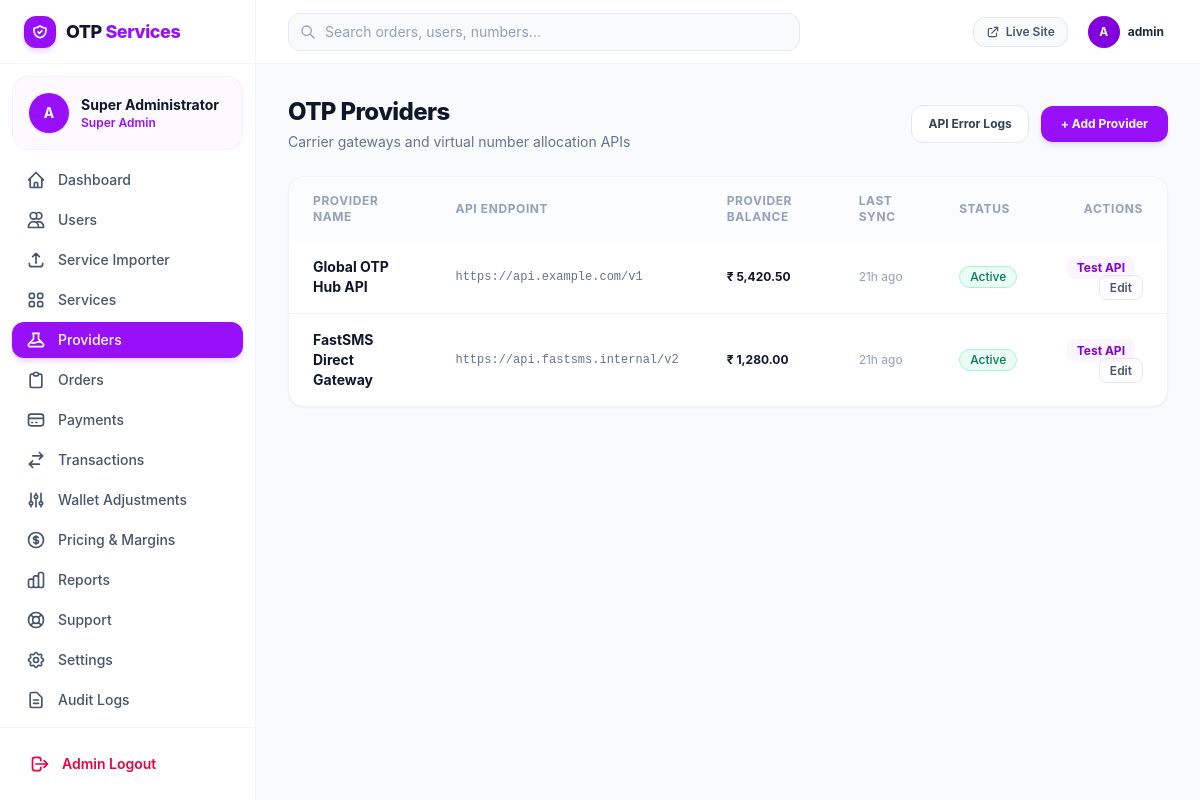
/admin/providers.php (signed in), run on the app's committed database.
### tables this page shows
CREATE TABLE `providers` (
  `id` INT AUTO_INCREMENT PRIMARY KEY,
  `name` VARCHAR(100) NOT NULL,
  `slug` VARCHAR(50) NOT NULL UNIQUE,
  `api_url` VARCHAR(255) NOT NULL,
  `api_key` VARCHAR(255) NULL,
  `balance` DECIMAL(12, 2) NOT NULL DEFAULT 0.00,
  `status` ENUM('active', 'inactive') NOT NULL DEFAULT 'active',
  `settings_json` TEXT NULL,
  `last_sync` TIMESTAMP NULL,
  `created_at` TIMESTAMP DEFAULT CURRENT_TIMESTAMP
);

### admin/providers.php (the view, shortened to what the rows shown need)
<?php
require_once __DIR__ . '/includes/auth.php';
require_once __DIR__ . '/includes/header.php';
require_once __DIR__ . '/includes/sidebar.php';
$providers = $db->query("SELECT * FROM providers ORDER BY id ASC")->fetchAll();
?>
<div class="flex-1 flex flex-col min-w-0 overflow-hidden">
    <?php require_once __DIR__ . '/includes/navbar.php'; ?>
    <main class="flex-1 overflow-y-auto p-4 sm:p-8 bg-slate-50/60">
        <div class="max-w-7xl mx-auto space-y-6">
            <div class="flex flex-col sm:flex-row sm:items-center sm:justify-between gap-4">
                <div class="space-y-1">
                    <h1 class="text-2xl font-extrabold text-slate-900 tracking-tight">OTP Providers</h1>
                </div>
            </div>
            <div class="bg-white rounded-2xl border border-slate-100 shadow-xs overflow-hidden">
                <div class="overflow-x-auto">
                    <table class="w-full text-left text-sm text-slate-600">
                        <thead class="bg-slate-50/60 text-xs uppercase font-semibold text-slate-400 tracking-wider">
                            <tr>
                                <th class="px-6 py-4">Provider Name</th>
                                <th class="px-6 py-4">API Endpoint</th>
                                <th class="px-6 py-4">Provider Balance</th>
                                <th class="px-6 py-4">Last Sync</th>
                                <th class="px-6 py-4">Status</th>
                                <th class="px-6 py-4 text-right">Actions</th>
                            </tr>
                        </thead>
                        <tbody class="divide-y divide-slate-100">
                            <?php foreach ($providers as $p): ?>
                                <tr class="hover:bg-slate-50/80 transition-colors">
                                    <td class="px-6 py-4 font-bold text-slate-900"><?= e($p['name']) ?></td>
                                    <td class="px-6 py-4 font-mono text-xs text-slate-500 truncate max-w-xs"><?= e($p['api_url']) ?></td>
                                    <td class="px-6 py-4 font-bold text-slate-900 text-xs"><?= format_currency($p['balance']) ?></td>
                                    <td class="px-6 py-4 text-xs text-slate-400 whitespace-nowrap"><?= $p['last_sync'] ? time_ago($p['last_sync']) : 'Never' ?></td>
                                    <td class="px-6 py-4"><?= render_status_badge($p['status']) ?></td>
                                    <td class="px-6 py-4 text-right space-x-2">
                                        <a href="/admin/provider-test.php?id=<?= $p['id'] ?>" class="px-2.5 py-1 rounded-lg text-xs font-bold bg-purple-50 text-purple-700 hover:bg-purple-100">Test API</a>
                                        <a href="/admin/provider-edit.php?id=<?= $p['id'] ?>" class="px-2.5 py-1 rounded-lg text-xs font-semibold text-slate-600 hover:text-slate-900 border border-slate-200">Edit</a>
                                    </td>
                                </tr>
                            <?php endforeach; ?>
                        </tbody>
                    </table>
                </div>
            </div>
        </div>
    </main>
</div>
<?php require_once __DIR__ . '/includes/footer.php'; ?>

### admin/includes/sidebar.php (shortened to what the rows shown need)
<aside :class="sidebarOpen ? 'translate-x-0' : '-translate-x-full'" class="fixed inset-y-0 left-0 z-50 w-64 bg-white border-r border-slate-100 flex flex-col justify-between transition-transform duration-200 ease-in-out md:static md:translate-x-0 shrink-0">
    <div class="overflow-y-auto">
        <div class="p-4 mx-3 my-3 bg-purple-50/60 rounded-2xl flex items-center gap-3 border border-purple-100/60">
            <div class="overflow-hidden">
                <div class="text-sm font-bold text-slate-900 truncate"><?= e($currentAdmin['name']) ?></div>
                <div class="text-xs text-purple-600 font-semibold">Super Admin</div>
            </div>
        </div>
    </div>
</aside>

### admin/includes/navbar.php (shortened to what the rows shown need)
<header class="h-16 bg-white border-b border-slate-100 flex items-center justify-between px-4 sm:px-8 shrink-0">
    <div class="flex items-center gap-4">
        <div class="flex items-center gap-2 p-1">
            <div class="w-8 h-8 rounded-full bg-purple-700 text-white font-bold flex items-center justify-center text-xs shadow-xs">
                A
            </div>
            <span class="text-xs font-bold text-slate-800 hidden sm:inline"><?= e($currentAdmin['username']) ?></span>
        </div>
    </div>
</header>

### includes/functions.php (shortened to what the rows shown need)
<?php
require_once __DIR__ . '/../config/app.php';
function e(?string $string): string {
    return htmlspecialchars($string ?? '', ENT_QUOTES, 'UTF-8');
}
function time_ago(string $datetime): string {
    $time = strtotime($datetime);
    $diff = time() - $time;
    if ($diff < 86400) return floor($diff / 3600) . 'h ago';
    return date('d M Y', $time);
}
function render_status_badge(string $status): string {
    $status = strtolower($status);
    $colors = [
        'completed' => 'bg-emerald-50 text-emerald-700 border-emerald-200',
        'pending'   => 'bg-amber-50 text-amber-700 border-amber-200',
        'failed'    => 'bg-rose-50 text-rose-700 border-rose-200',
        'cancelled' => 'bg-slate-100 text-slate-700 border-slate-200',
        'expired'   => 'bg-gray-100 text-gray-600 border-gray-200',
        'active'    => 'bg-emerald-50 text-emerald-700 border-emerald-200',
        'inactive'  => 'bg-slate-100 text-slate-600 border-slate-200',
        'available' => 'bg-emerald-50 text-emerald-700 border-emerald-200',
        'out_of_stock' => 'bg-rose-50 text-rose-700 border-rose-200',
        'open'      => 'bg-indigo-50 text-indigo-700 border-indigo-200',
        'answered'  => 'bg-teal-50 text-teal-700 border-teal-200',
        'closed'    => 'bg-slate-100 text-slate-600 border-slate-200',
    ];
    $class = $colors[$status] ?? 'bg-slate-100 text-slate-700 border-slate-200';
    $label = ucfirst($status);
    return '<span class="inline-flex items-center px-2.5 py-0.5 rounded-full text-xs font-medium border ' . $class . '">' . e($label) . '</span>';
}

### data on the page
providers: name "Global OTP Hub API", api_url "https://api.example.com/v1", balance "₹ 5,420.50", last_sync "21h ago", status "Active"
providers: name "FastSMS Direct Gateway", api_url "https://api.fastsms.internal/v2", balance "₹ 1,280.00", last_sync "21h ago", status "Active"

### other printed values
$currentAdmin['name'] "Super Administrator"
$currentAdmin['username'] "admin"
